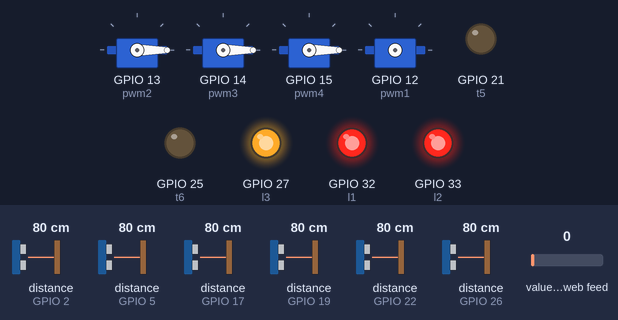
A program run on a simulated ESP32 board running MicroPython. Parts: 4 × servo, output pins drawn as LEDs (lit = HIGH). Wiring (from the project's diagram.json): servo on GPIO 12, servo on GPIO 13, servo on GPIO 14, servo on GPIO 15, red LED on GPIO 32, red LED on GPIO 33. The test bench sets the inputs (shaded band); at power-on: distance to the obstacle (sensors on GPIO 2, GPIO 17, GPIO 22, GPIO 5, GPIO 19, GPIO 26) 80 cm, value of the web feed 0. The echo pulse lasts 58.3 µs per cm; WiFi joins after 1.5 s; requests to the public web service named in the program get a made-up reply in its usual format after 0.4 s (London, UTC, broken clouds, 64 % humidity, 1013 hPa unless stated); servo angles are drawn from the pulse width (0.5 ms = 0°, 2.5 ms = 180°); library files of the repository ran but are not shown: hcsr04.py; pins used as bus, display or sensor lines are not drawn.

Above: at 2.7 s.
2.8 s: distance to the obstacle (sensor on GPIO 2) set to 244 cm
5.2 s: distance to the obstacle (sensor on GPIO 2) set to 255 cm
At 6.3 s:
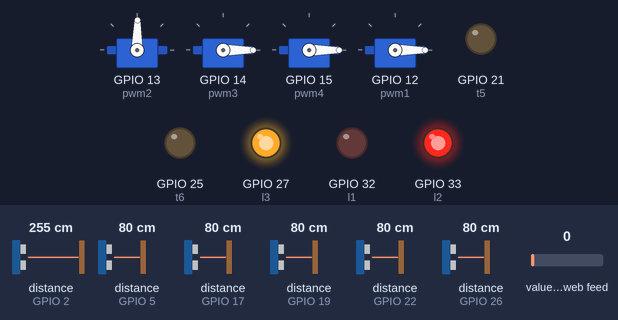
6.8 s: distance to the obstacle (sensor on GPIO 17) set to 245 cm
8.3 s: distance to the obstacle (sensor on GPIO 17) set to 255 cm
At 10.4 s:
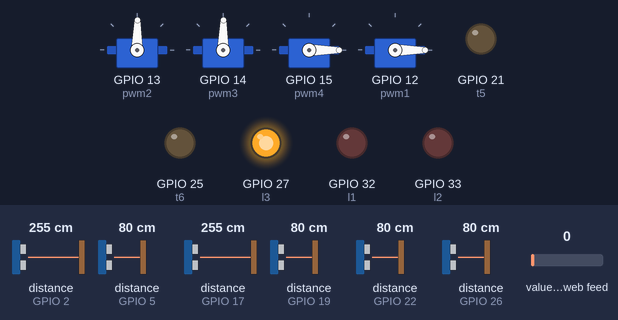
11.0 s: distance to the obstacle (sensor on GPIO 22) set to 244 cm
12.5 s: distance to the obstacle (sensor on GPIO 22) set to 254 cm
At 15.0 s:
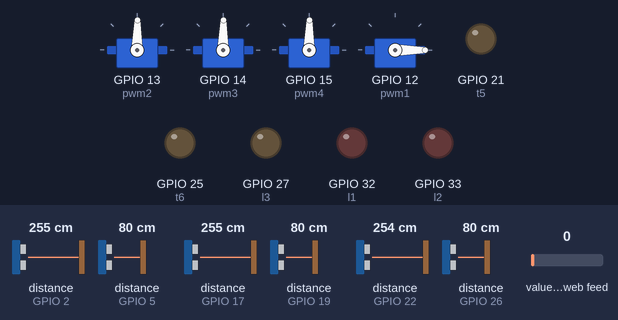
Timing chart, 0 to 16.2 s (numbered marks = the images above; inputs shaded):
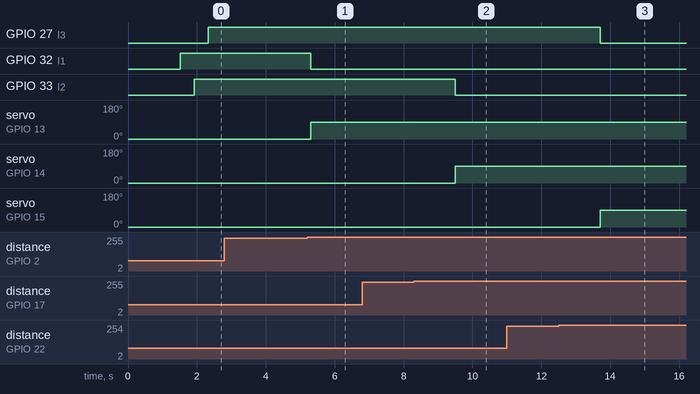

The program:

main.py
```python
import machine
from machine import Pin,PWM
from time import sleep_us,sleep
from f import Servo
import hcsr04
import urequests

import network as MOD_NETWORK

#Connect to Wifi
GLOB_WLAN=MOD_NETWORK.WLAN(MOD_NETWORK.STA_IF)
GLOB_WLAN.active(True)
GLOB_WLAN.connect("Wokwi-GUEST", "")

while not GLOB_WLAN.isconnected():
  pass

# Firebase Realtime Database URL and secret
firebase_url = "https://ibmnm-2e8ff-default-rtdb.firebaseio.com/"

firebase_secret = '92CzMcbXSeaLMiHrvSMA8zhxtZre2Q2ORzlujqjD'

# Define the pins for the ultrasonic sensor and the LED
t1 = 0
e1 = 2
t2 = 4
e2 = 5
t3 = 16
e3 = 17
t4 = 18
e4 = 19
t5 = 21
e5 = 22
t6 = 25
e6 = 26
ser1 = 12
ser2 = 13
ser3 = 14
ser4 = 15
led1 = 32
led2 = 33
led3 = 27

us1 = hcsr04.HCSR04(trigger_pin=t1, echo_pin=e1)
us2 = hcsr04.HCSR04(trigger_pin=t2, echo_pin=e2)
us3 = hcsr04.HCSR04(trigger_pin=t3, echo_pin=e3)
us4 = hcsr04.HCSR04(trigger_pin=t4, echo_pin=e4)
us5 = hcsr04.HCSR04(trigger_pin=t5, echo_pin=e5)
us6 = hcsr04.HCSR04(trigger_pin=t6, echo_pin=e6)

# Initialize the LED
l1 = Pin(led1, Pin.OUT)
l2 = Pin(led2, Pin.OUT)
l3 = Pin(led3, Pin.OUT)

# Initialize the servo
pwm1 = PWM(Pin(ser1), freq=50, duty=0)
pwm2 = PWM(Pin(ser2), freq=50, duty=0)
pwm3 = PWM(Pin(ser3), freq=50, duty=0)
pwm4 = PWM(Pin(ser4), freq=50, duty=0)

# Define the detection range (in centimeters)
detection_range = 250
l=["A1","A1","A3"]

def occup(led,ser,slot):
    led.on()
    Servo(0,ser)
    url = f'{firebase_url}/ibmnm.json?auth={firebase_secret}'
    data={slot:"Occupied"}
    response = urequests.patch(url, json=data)
    response.close()

def avail(led,ser,slot):
    led.off()
    Servo(90,ser)
    url = f'{firebase_url}/ibmnm.json?auth={firebase_secret}'
    data={slot:"Available"}
    response = urequests.patch(url, json=data)
    response.close()

def dist(usno):
    dis=usno.distance_cm()
    return dis

while True:

    occup(l1,ser2,"1") if dist(us1)<detection_range and dist(us2)<detection_range else avail(l1,ser2,"1")

    occup(l2,ser3,"2") if dist(us3)<detection_range and dist(us4)<detection_range else avail(l2,ser3,"2")

    occup(l3,ser4,"3") if dist(us5)<detection_range and dist(us6)<detection_range else avail(l3,ser4,"3")

    if dist(us1)<detection_range and dist(us2)<detection_range and dist(us3)<detection_range and dist(us4)<detection_range and dist(us5)<detection_range and dist(us6)<detection_range:
        Servo(0,ser1)
```

f.py
```python
from machine import Pin, PWM
from time import sleep
import utime

# pwm


def Servo(angle,pin):
    pwm = PWM(Pin(pin), freq=50, duty=0)
    # angle / 180（ * 2（0°-180°） + 0.5（）/ 20ms * 1023
    pwm.duty(int(((angle)/180 *2 + 0.5) / 20 * 1023))    
```

Measured:
- the behaviour switches between 249 and 250 cm on distance to the obstacle (sensor on GPIO 2) (found by bisection; images 0 and 1)
- the behaviour switches between 249 and 250 cm on distance to the obstacle (sensor on GPIO 17) (found by bisection; images 1 and 2)
- the behaviour switches between 249 and 250 cm on distance to the obstacle (sensor on GPIO 22) (found by bisection; images 2 and 3)
- after the input at 2.8 s, every drawn part: stays the same
- after the input at 5.2 s, GPIO 32 (l1): HIGH → LOW after 0.11 s; servo on GPIO 13 (pwm2): 0° → 89° after 0.11 s
- after the input at 6.8 s, every drawn part: stays the same
- after the input at 8.3 s, GPIO 33 (l2): HIGH → LOW after 1.2 s; servo on GPIO 14 (pwm3): 0° → 89° after 1.2 s
- after the input at 11.0 s, every drawn part: stays the same
- after the input at 12.5 s, GPIO 27 (l3): HIGH → LOW after 1.2 s; servo on GPIO 15 (pwm4): 0° → 89° after 1.2 s
